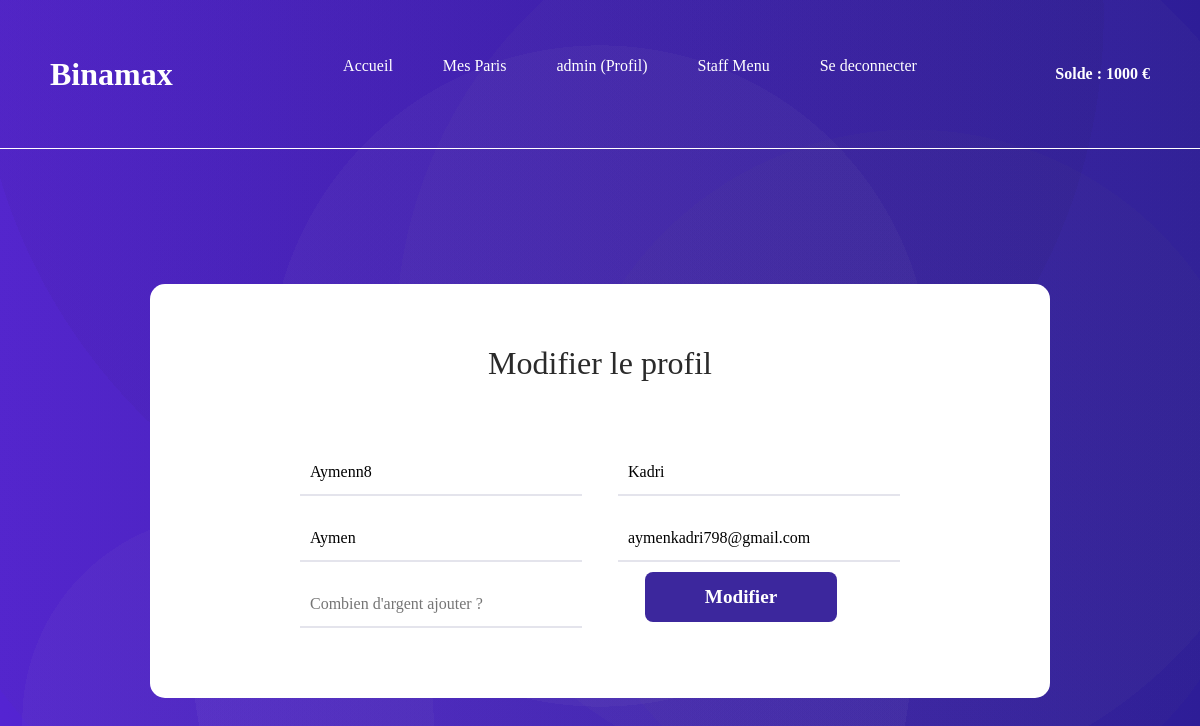
The app's page /modifier_utilisateurs.php?id=1 (signed in) with its own data.
### tables this page shows
CREATE TABLE `utilisateurs` (
  `ID` int(11) NOT NULL,
  `username` varchar(30) DEFAULT NULL,
  `prenom` varchar(30) DEFAULT NULL,
  `nom` varchar(30) DEFAULT NULL,
  `mail` varchar(50) DEFAULT NULL,
  `mot_de_passe` varchar(255) DEFAULT NULL,
  `administrateur` tinyint(1) DEFAULT NULL,
  `argent` float DEFAULT '0'
);

### modifier_utilisateurs.php (the view, shortened to what this page needs)
<?php
require_once("header.php");
require_once("navbar.php");
?>
<link rel="stylesheet" href="Styles/edit.css">
<br>
            <section id="edit">
            <div class="container">
                <div class="title">
                    <h2>Modifier le profil</h2>
                </div>
                <?php
                    $req = $bdd->prepare("SELECT * FROM utilisateurs where id = ?");
                    $req->execute([$_GET['id']]);
                    $user = $req->fetch();
                ?>
                <form action="#" method="POST">
                    <input value="<?= $user["username"] ?>" type="text" name="username" placeholder="Votre username" required>
                    <input value="<?= $user["nom"] ?>" type="text" name="nom" placeholder="Votre nom" required>
                    <input value="<?= $user["prenom"] ?>" type="text" name="prenom" placeholder="Votre prenom" required>
                    <input value="<?= $user["mail"] ?>" type="mail" name="mail" placeholder="votre adresse mail" required>
                    <input type="number" name="argent"  placeholder="Combien d'argent ajouter ?">
                    <button type="submit" name="submit">Modifier</button>
                </form>
            </section>

### Styles/style.css (style rules this page uses)
* { margin:0; padding: 0; text-decoration: none; list-style: none; }
body { font-family: 'Poppins'; background-image: radial-gradient(circle at 19% 90%, rgba(190, 190, 190,0.04) 0%, rgba(190, 190, 190,0.04) 17%,transparent 17%, transparent 100%),radial-gradient(circle at 73% 2%, rgba(78, 78, 78,0.04) 0%, rgba(78, 78, 78,0.04) 94%,transparent 94%, transparent 100%),radial-gradient(circle at 45% 2%, rgba(18, 18, 18,0.04) 0%, rgba(18, 18, 18,0.04) 55%,transparent 55%, transparent 100%),radial-gradient(circle at 76% 60%, rgba(110, 110, 110,0.04) 0%, rgba(110, 110, 110,0.04) 34%,transparent 34%, transparent 100%),radial-gradient(circle at 68% 56%, rgba(246, 246, 246,0.04) 0%, rgba(246, 246, 246,0.04) 16%,transparent 16%, transparent 100%),radial-gradient(circle at 71% 42%, rgba(156, 156, 156,0.04) 0%, rgba(156, 156, 156,0.04) 47%,transparent 47%, transparent 100%),radial-gradient(circle at 46% 82%, rgba(247, 247, 247,0.04) 0%, rgba(247, 247, 247,0.04) 39%,transparent 39%, transparent 100%),radial-gradient(circle at 50% 47%, rgba(209, 209, 209,0.04) 0%, rgba(209, 209, 209,0.04) 45%,transparent 45%, transparent 100%),linear-gradient(90deg, rgb(84, 36, 210),rgb(44, 27, 154)); background-size: cover; background-repeat: no-repeat; background-attachment: fixed; background-position: center; overflow-x: hidden; }

### Styles/edit.css (style rules this page uses)
body { overflow-y: scroll; overflow-x: hidden; }
section#edit { padding: 100px 15px; }
section#edit .container { max-width: 900px; margin: 0px auto; display: flex; flex-direction: column; justify-content: space-between; align-items: center; padding: 60px 10px; box-sizing: border-box; border-radius: 15px; background-color: rgba(255, 255, 255); }
section#edit .container .title { text-align: center; margin-bottom: 50px; color: #2a2a2a; }
section#edit .container form { display: flex; flex-wrap: wrap; justify-content: space-between; max-width: 600px; }
section#edit .container form input { width: 47%; }
section#edit .container form input { margin-bottom: 10px; margin: 10px 0; padding: 10px; box-sizing: border-box; border : none; outline: none; border-bottom: 2px solid #e4e4ec; transition: 0.2s; }
section#edit .container form button { width: 192px; height: 50px; border-radius: 8px; border: none; background-color: #3C279D; color: white; font-weight:bold; font-size: 1.2em; cursor: pointer; outline: none; margin: 0 auto; }

### records on screen
utilisateurs: username "Aymenn8", nom "Kadri", prenom "Aymen", mail "aymenkadri798@gmail.com"

### other values on screen
$_SESSION["username"] "admin"
$_SESSION["argent"] "1000"
